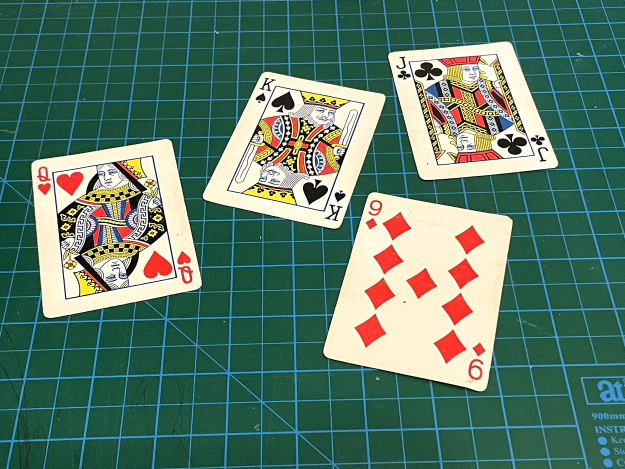
//> input picture OpenCVCourse/OpenCVCourse/resources/cards.jpg, 1250 x 938 px (shown at 1/2 size)
$ ./Chapter5   (built with g++ and OpenCV 4)
//> lines starting //> are read from the running program, lines starting //| are printed output that depends on the picture; after the words box and inside, x2 and y2 are one past the last pixel; in counts of white or black regions, pixels touching at a corner belong together
#include<opencv2/imgcodecs.hpp>
#include<opencv2/highgui.hpp>
#include<opencv2/imgproc.hpp>
#include<iostream>
using namespace cv;
using namespace std;

////////////////翘曲图像///////////////////


float w = 250, h = 350;
Mat matrix, imgWarp;
void main()
{

	string path = "resources/cards.jpg";
	Mat img = imread(path);
//> img is the input picture: 938 rows x 1250 cols, CV_8UC3; mean B, G, R 104.7, 121.3, 89.3
	Point2f src[4] = { {740,380} ,{1027,438},{645,710},{967,783} };
	Point2f dst[4] = { {0.0f,0.0f},{w,0.0f},{0.0f,h},{w,h} };

	for (int i = 0; i < 4; i++)
	{
		circle(img, src[i], 10, Scalar(0, 69, 255), FILLED);
	}
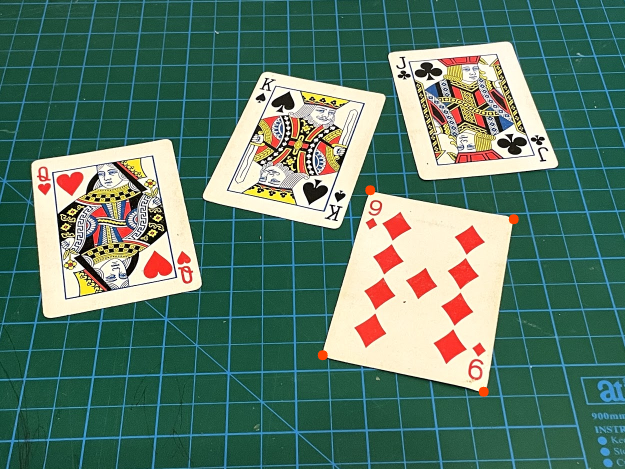
//> img: 938 rows x 1250 cols, CV_8UC3 (shown at 1/2 size); 0.11% of pixels changed, all inside (x1, y1, x2, y2) = (635, 370, 1038, 794)

	matrix = getPerspectiveTransform(src, dst);
	warpPerspective(img, imgWarp, matrix, Point(w, h));
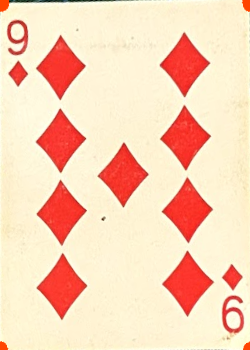
//> imgWarp: 350 rows x 250 cols, CV_8UC3; mean B, G, R 184.3, 211.1, 250.2


	imshow("Image", img);
	imshow("Image Warp", imgWarp);
	waitKey(0);


}

$ run again, with OpenCVCourse/OpenCVCourse/resources/dsm.jpg copied over OpenCVCourse/OpenCVCourse/resources/cards.jpg
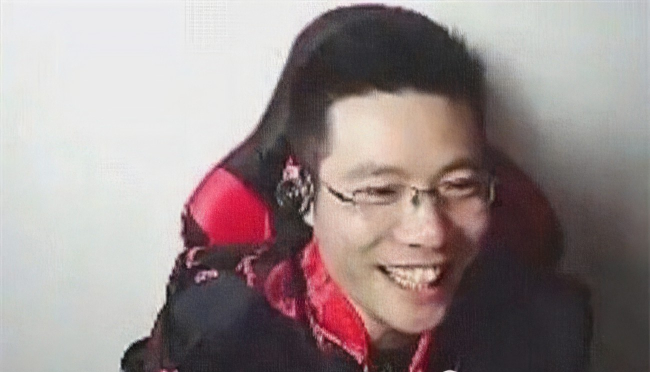
//> input picture OpenCVCourse/OpenCVCourse/resources/dsm.jpg, 1300 x 744 px (shown at 1/2 size)
//> img is the input picture: 744 rows x 1300 cols, CV_8UC3; mean B, G, R 138.6, 138.9, 152.3
//> after the loop `for (int i = 0; i < 4; i++)`:
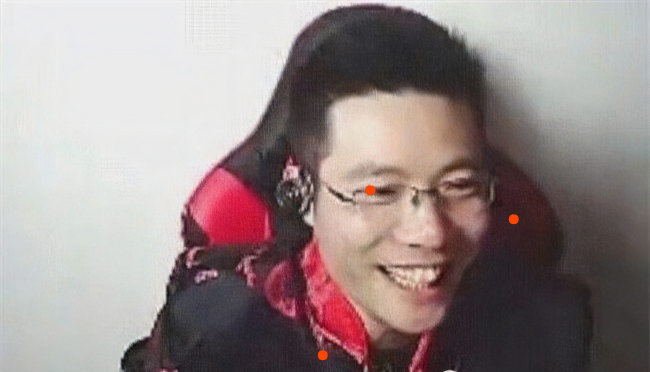
//> img: 744 rows x 1300 cols, CV_8UC3 (shown at 1/2 size); 0.1% of pixels changed, all inside (x1, y1, x2, y2) = (635, 370, 1038, 721)
//> `warpPerspective(img, imgWarp, matrix, Point(w, h));`:
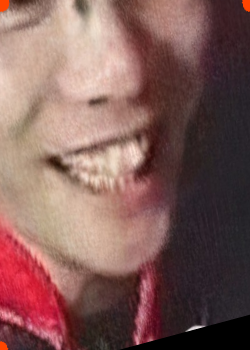
//> imgWarp: 350 rows x 250 cols, CV_8UC3; mean B, G, R 88.9, 93.2, 128.9
